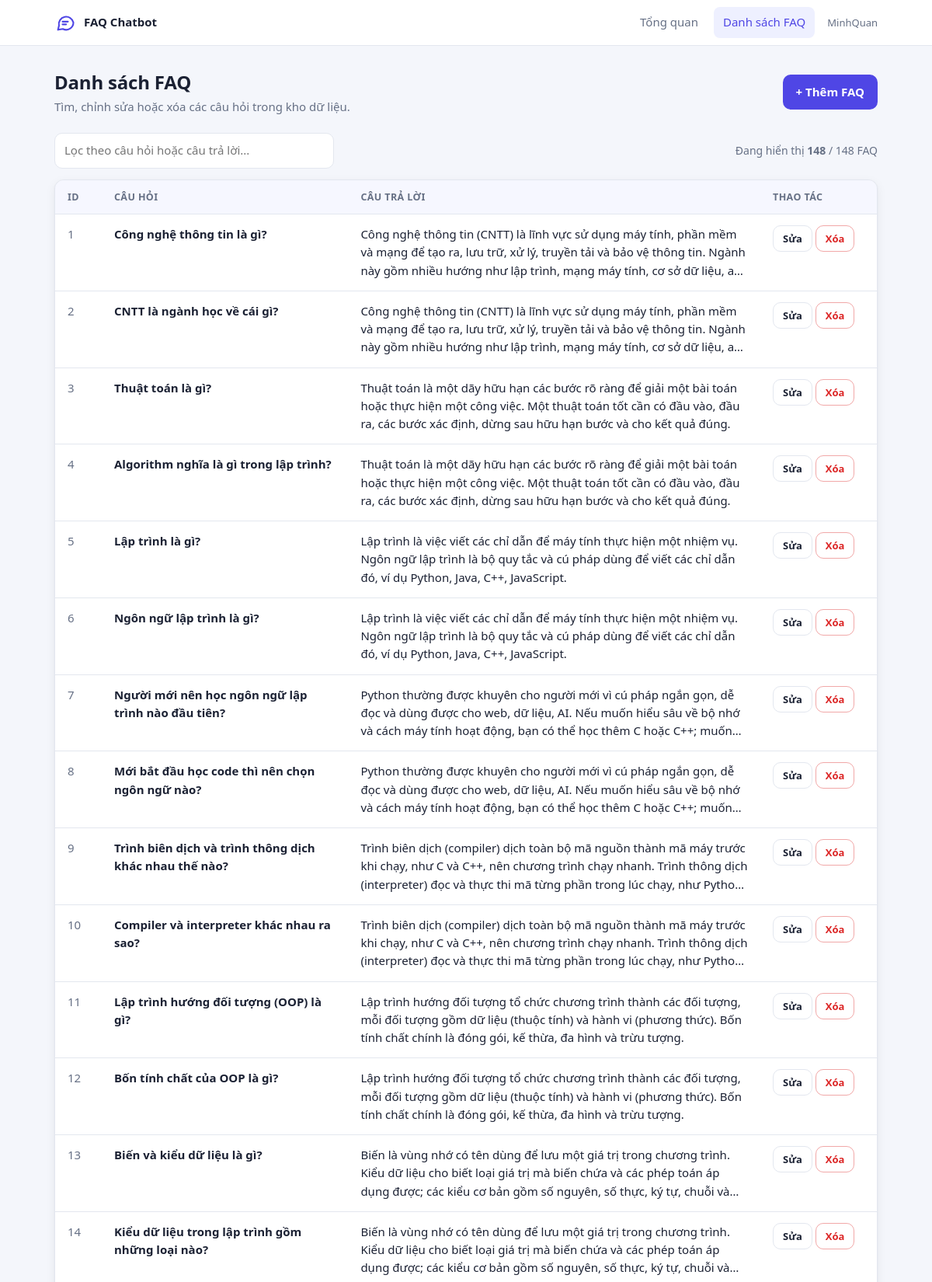
Page /view_faq (signed in, upper part) on the committed database.
### models.py (models this page shows, shortened)
class User(UserMixin, db.Model):
    __tablename__ = "User"
    id: Mapped[int] = mapped_column(primary_key=True)
    username: Mapped[str] = mapped_column( unique=True)
    password: Mapped[str] = mapped_column()

class Faq_User ( db.Model):
    __tablename__ = "Faq_User"
    id: Mapped[int] = mapped_column(primary_key=True)
    ask: Mapped[str] = mapped_column()
    answer: Mapped[str] = mapped_column()

### routes/routes.py (the view)
    @app.route("/view_faq", methods =["GET"])
    @login_required
    def view_faq():
        faqs = Faq_User.query.all()
        return render_template("listFaq.html", faqs=faqs)

### app.py (called while the page is built)
@login_manager.user_loader
def load_user(user_id):
	from models import User
	return db.session.get(User, int(user_id))

### templates/listFaq.html (shortened to what this page needs)
{% extends "base.html" %}
{% block body %}
<main class="container">
  <div class="page-head">
    <div><h1>Danh sách FAQ</h1><p>Tìm, chỉnh sửa hoặc xóa các câu hỏi trong kho dữ liệu.</p></div>
    <a class="btn" href="{{ url_for('index') }}">+ Thêm FAQ</a>
  </div>
  <div class="toolbar">
    <input id="filter" type="search" placeholder="Lọc theo câu hỏi hoặc câu trả lời..." autocomplete="off">
    <span class="count">Đang hiển thị <b id="shown">{{ faqs|length }}</b> / {{ faqs|length }} FAQ</span>
  </div>
  <div class="card tbl-wrap">
    <table>
      <thead><tr><th>ID</th><th>Câu hỏi</th><th>Câu trả lời</th><th>Thao tác</th></tr></thead>
      <tbody id="rows">
      {% for faq in faqs %}
        <tr>
          <td class="id">{{ faq.id }}</td>
          <td class="q">{{ faq.ask }}</td>
          <td><div class="clamp">{{ faq.answer }}</div></td>
          <td class="act">
            <a class="btn ghost sm" href="{{ url_for('edit', id=faq.id) }}">Sửa</a>
            <a class="btn danger sm" href="{{ url_for('delete', id=faq.id) }}" data-confirm="Xóa FAQ này? Hành động không thể hoàn tác.">Xóa</a>
          </td>
        </tr>
      {% endfor %}
      </tbody>
    </table>
  </div>
</main>
{% endblock %}

### templates/base.html (shortened to what this page needs)
<!DOCTYPE html>
<html lang="vi">
<head>
  <link rel="stylesheet" href="{{ url_for('static', filename='css/style.css') }}">
</head>
<body>
{% if current_user.is_authenticated %}
<header class="nav"><div class="nav-in">
  <a class="brand" href="{{ url_for('index') }}">
    <svg viewBox="0 0 24 24" fill="none" stroke="currentColor" stroke-width="1.8" stroke-linecap="round" stroke-linejoin="round"><path d="M21 12a8 8 0 0 1-11.6 7.1L4 20l1.1-4.6A8 8 0 1 1 21 12z"/><path d="M9 11h6M9 14h4"/></svg>
    FAQ Chatbot
  </a>
  <a class="link {{ 'on' if request.endpoint == 'index' }}" href="{{ url_for('index') }}">Tổng quan</a>
  <a class="link {{ 'on' if request.endpoint in ('view_faq','edit') }}" href="{{ url_for('view_faq') }}">Danh sách FAQ</a>
  <span class="user">{{ current_user.username }}</span>
</div></header>
{% endif %}
{% block body %}{% endblock %}
</body>
</html>

### static/css/style.css (style rules this page uses)
:root { --bg:#f4f6fb;--card:#fff;--text:#1b2133;--muted:#667085;--border:#e3e7ef;--primary:#4f46e5;--primary-h:#4338ca;--soft:#eef0ff;--danger:#dc2626;--ok:#16a34a;--shadow:0 1px 2px rgba(16,24,40,.06),0 4px 14px rgba(16,24,40,.06);--r:12px }
* { box-sizing:border-box }
html { -webkit-text-size-adjust:100% }
body { margin:0;background:var(--bg);color:var(--text);font:15px/1.55 system-ui,-apple-system,"Segoe UI",Roboto,"Helvetica Neue",Arial,sans-serif }
a { color:var(--primary);text-decoration:none }
.nav { position:sticky;top:0;z-index:10;background:var(--card);border-bottom:1px solid var(--border) }
.nav-in { max-width:1100px;margin:auto;padding:0 20px;height:58px;display:flex;align-items:center;gap:8px }
.brand { display:flex;align-items:center;gap:10px;font-weight:700;color:var(--text);margin-right:auto }
.brand svg { width:28px;height:28px;color:var(--primary) }
.nav a.link { padding:8px 12px;border-radius:8px;color:var(--muted);font-weight:500 }
.nav a.link.on { background:var(--soft);color:var(--primary) }
.user { font-size:13px;color:var(--muted);padding-left:8px }
.container { max-width:1100px;margin:auto;padding:28px 20px 48px }
.page-head { display:flex;flex-wrap:wrap;gap:12px;align-items:center;justify-content:space-between;margin-bottom:22px }
.page-head h1 { margin:0;font-size:24px;letter-spacing:-.2px }
.page-head p { margin:2px 0 0;color:var(--muted) }
.card { background:var(--card);border:1px solid var(--border);border-radius:var(--r);box-shadow:var(--shadow);padding:22px }
input,textarea { width:100%;font:inherit;color:var(--text);background:var(--card);border:1px solid var(--border);border-radius:10px;padding:10px 12px;transition:border .15s,box-shadow .15s }
.btn { display:inline-flex;align-items:center;justify-content:center;gap:8px;font:inherit;font-weight:600;border:1px solid transparent;border-radius:10px;padding:10px 16px;cursor:pointer;background:var(--primary);color:#fff;transition:background .15s,opacity .15s }
.btn.ghost { background:transparent;color:var(--text);border-color:var(--border) }
.btn.danger { background:transparent;color:var(--danger);border-color:color-mix(in srgb,var(--danger) 40%,transparent) }
.btn.sm { padding:6px 12px;font-size:13px }
.toolbar { display:flex;flex-wrap:wrap;gap:12px;align-items:center;margin-bottom:14px }
.toolbar input { max-width:360px }
.count { color:var(--muted);font-size:14px;margin-left:auto }
.tbl-wrap { padding:0;overflow:hidden }
table { width:100%;border-collapse:collapse }
th { text-align:left;font-size:12.5px;text-transform:uppercase;letter-spacing:.4px;color:var(--muted);background:color-mix(in srgb,var(--soft) 55%,transparent);padding:12px 16px;border-bottom:1px solid var(--border) }
td { padding:14px 16px;border-bottom:1px solid var(--border);vertical-align:top }
td.id { color:var(--muted);width:60px }
td.q { font-weight:600;width:30% }
td.act { white-space:nowrap;width:150px }
.clamp { display:-webkit-box;-webkit-line-clamp:3;-webkit-box-orient:vertical;overflow:hidden }

### rows in the picture
User: username "MinhQuan"
Faq_User: id "1", ask "Công nghệ thông tin là gì?", answer "Công nghệ thông tin (CNTT) là lĩnh vực sử dụng máy tính, phần mềm và mạng để tạo ra, lưu trữ, xử lý, truyền tải và bảo vệ thông tin. Ngành này gồm nhiều hướng như lập trình, mạng máy tính, cơ sở dữ liệu,…"
Faq_User: id "2", ask "CNTT là ngành học về cái gì?", answer "Công nghệ thông tin (CNTT) là lĩnh vực sử dụng máy tính, phần mềm và mạng để tạo ra, lưu trữ, xử lý, truyền tải và bảo vệ thông tin. Ngành này gồm nhiều hướng như lập trình, mạng máy tính, cơ sở dữ liệu,…"
Faq_User: id "3", ask "Thuật toán là gì?", answer "Thuật toán là một dãy hữu hạn các bước rõ ràng để giải một bài toán hoặc thực hiện một công việc. Một thuật toán tốt cần có đầu vào, đầu ra, các bước xác định, dừng sau hữu hạn bước và cho kết quả đúng."
Faq_User: id "4", ask "Algorithm nghĩa là gì trong lập trình?", answer "Thuật toán là một dãy hữu hạn các bước rõ ràng để giải một bài toán hoặc thực hiện một công việc. Một thuật toán tốt cần có đầu vào, đầu ra, các bước xác định, dừng sau hữu hạn bước và cho kết quả đúng."
Faq_User: id "5", ask "Lập trình là gì?", answer "Lập trình là việc viết các chỉ dẫn để máy tính thực hiện một nhiệm vụ. Ngôn ngữ lập trình là bộ quy tắc và cú pháp dùng để viết các chỉ dẫn đó, ví dụ Python, Java, C++, JavaScript."
Faq_User: id "6", ask "Ngôn ngữ lập trình là gì?", answer "Lập trình là việc viết các chỉ dẫn để máy tính thực hiện một nhiệm vụ. Ngôn ngữ lập trình là bộ quy tắc và cú pháp dùng để viết các chỉ dẫn đó, ví dụ Python, Java, C++, JavaScript."
Faq_User: id "7", ask "Người mới nên học ngôn ngữ lập trình nào đầu tiên?", answer "Python thường được khuyên cho người mới vì cú pháp ngắn gọn, dễ đọc và dùng được cho web, dữ liệu, AI. Nếu muốn hiểu sâu về bộ nhớ và cách máy tính hoạt động, bạn có thể học thêm C hoặc C++;…"
Faq_User: id "8", ask "Mới bắt đầu học code thì nên chọn ngôn ngữ nào?", answer "Python thường được khuyên cho người mới vì cú pháp ngắn gọn, dễ đọc và dùng được cho web, dữ liệu, AI. Nếu muốn hiểu sâu về bộ nhớ và cách máy tính hoạt động, bạn có thể học thêm C hoặc C++;…"
Faq_User: id "9", ask "Trình biên dịch và trình thông dịch khác nhau thế nào?", answer "Trình biên dịch (compiler) dịch toàn bộ mã nguồn thành mã máy trước khi chạy, như C và C++, nên chương trình chạy nhanh. Trình thông dịch (interpreter) đọc và thực thi mã từng phần trong lúc chạy, như…"
Faq_User: id "10", ask "Compiler và interpreter khác nhau ra sao?", answer "Trình biên dịch (compiler) dịch toàn bộ mã nguồn thành mã máy trước khi chạy, như C và C++, nên chương trình chạy nhanh. Trình thông dịch (interpreter) đọc và thực thi mã từng phần trong lúc chạy, như…"
Faq_User: id "11", ask "Lập trình hướng đối tượng (OOP) là gì?", answer "Lập trình hướng đối tượng tổ chức chương trình thành các đối tượng, mỗi đối tượng gồm dữ liệu (thuộc tính) và hành vi (phương thức). Bốn tính chất chính là đóng gói, kế thừa, đa hình và trừu tượng."
Faq_User: id "12", ask "Bốn tính chất của OOP là gì?", answer "Lập trình hướng đối tượng tổ chức chương trình thành các đối tượng, mỗi đối tượng gồm dữ liệu (thuộc tính) và hành vi (phương thức). Bốn tính chất chính là đóng gói, kế thừa, đa hình và trừu tượng."
Faq_User: id "13", ask "Biến và kiểu dữ liệu là gì?", answer "Biến là vùng nhớ có tên dùng để lưu một giá trị trong chương trình. Kiểu dữ liệu cho biết loại giá trị mà biến chứa và các phép toán áp dụng được; các kiểu cơ bản gồm số nguyên, số thực, ký tự, chuỗi…"
Faq_User: id "14", ask "Kiểu dữ liệu trong lập trình gồm những loại nào?", answer "Biến là vùng nhớ có tên dùng để lưu một giá trị trong chương trình. Kiểu dữ liệu cho biết loại giá trị mà biến chứa và các phép toán áp dụng được; các kiểu cơ bản gồm số nguyên, số thực, ký tự, chuỗi…"

### other values in the picture
{{ faqs|length }} "148"
